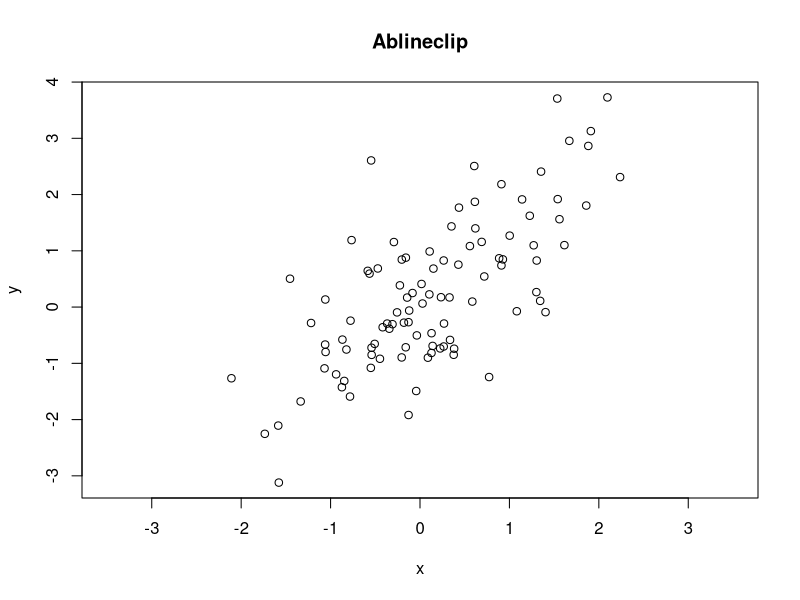

Here is the R script that generated this plot: (Note: this script raises an error after producing the figure.)
# The plotrix demo in roughly alphabetical order
# Press <Enter> to advance through the demo,
# Ctrl-C (Linux) or Esc (Windows) to exit
par(ask=TRUE)
x <- rnorm(100)
y <- x + rnorm(100)
lmfit <- lm(y~x)
plot(x,y,xlim=c(-3.5,3.5),main="Ablineclip")
ablineclip(lmfit,x1=-2,x2=2,lty=2)
ablineclip(h=0,x1=-2,x2=2,lty=3,col="red")
ablineclip(v=0,y1=-2.5,y2=1.5,lty=4,col="green")
testdf<-data.frame(Before=c(10,7,5),During=c(8,6,2),After=c(5,3,4))
rownames(testdf)<-c("Red","Green","Blue")
barp(testdf,main="Test addtable2plot",ylab="Value",
 names.arg=colnames(testdf),col=2:4)
addtable2plot(2,8,testdf,bty="o",display.rownames=TRUE,hlines=TRUE,
 title="The table")
plot(0,xlim=c(1,5),ylim=c(1,5),main="Arctext",xlab="",ylab="",
 type="n")
arctext("bendy like spaghetti",center=c(3,3),col="blue")
arctext("bendy like spaghetti",center=c(3,3),radius=1.5,start=pi,cex=2)
arctext("bendy like spaghetti",center=c(3,3),radius=0.5,
 start=pi/2,stretch=1.2)
plot(3:10,main="Axis break test")
# put a break at the default axis and position
axis.break()
axis.break(2,2.9,style="zigzag")
twogrp<-c(rnorm(10)+4,rnorm(10)+20)
gap.plot(twogrp,gap=c(8,16),xlab="Index",ylab="Group values",
 main="Two separated groups with gap axis break",
 col=c(rep(2,10),rep(3,10)),ytics=c(3,5,18,20))
legend(12,6,c("Low group","High group"),pch=1,col=2:3)
plot(1:10*0.001,1:10*100,axes=FALSE,xlab="",ylab="",main="Axis multipliers")
box()
axis.mult(1,mult=0.001)
axis.mult(2,mult=100)
par(mar=c(5,5,4,2))
happyday<-data.frame(Monday=c(2.3,3.4),Tuesday=c(2.8,3.3),Wednesday=c(3.2,3.1),
Thursday=c(3.6,2.8),Friday=c(4.2,2.6),Saturday=c(4.5,2.9),Sunday=c(4.1,2.8))
happylabels<-c("Utterly dashed","Rather mopey","Indifferent","Somewhat elated",
 "Euphoric")
barp(happyday,names.arg=names(happyday),legend.lab=c("Slaves","Unemployed"),
 legend.pos="e",col=c("#ee7700","#3333ff"),
 main="Test of barp, staxlab and color.legend",
 xlab="Day of week",ylab="Happiness rating",ylim=c(1,5),staxx=TRUE,staxy=TRUE,
 height.at=1:5,height.lab=happylabels,cex.axis=0.9,cylindrical=TRUE,
 shadow=TRUE)
par(mar=c(5,4,4,2))
h1<-table(cut(rnorm(100,4),breaks=seq(0,8,by=2)))
h2<-table(cut(rnorm(100,4),breaks=seq(0,8,by=2)))
h3<-table(cut(rnorm(100,4),breaks=seq(0,8,by=2)))
hmat<-matrix(c(h1,h2,h3),nrow=3,byrow=TRUE)
barp(hmat,names.arg=names(h1),width=0.45,col=2:4,
 main="Multiple histogram using barp",xlab="Bins",ylab="Frequency")
legend(3.8,50,c("h1","h2","h3"),fill=2:4)
x<-rnorm(10)
y<-rnorm(10)
plot(x,y,type="p",main="Boxed.labels")
nums<-c("one","two","three","four","five","six","seven","eight","nine","ten")
boxed.labels(x,y-0.1,nums)
test.df<-data.frame(a=rnorm(80)+4,b=rnorm(80)+4,c=rep(LETTERS[1:4],each=20),
 d=rep(rep(letters[1:4],each=4),5))
bp<-brkdn.plot("a","c","d",test.df,main="Test of brkdn.plot",
 mct="median",md="mad",xlab="Temperature range", ylab="Cognition",
 xaxlab=c("10-15","16-20","21-25","25-30"),pch=1:4,lty=1:4,col=1:4)
es<-emptyspace(bp)
legend(es,legend=c("Sydney","Gosford","Karuah","Brisbane"),pch=1:4,
 col=1:4,lty=1:4,xjust=0.5,yjust=0.5)
testcp<-list("",40)
for(i in 1:40) testcp[[i]]<-rnorm(sample(1:8,1)*50)
segs<-get.segs(testcp)
centipede.plot(segs,main="Centipede plot",vgrid=0)
xy.mat<-cbind(sample(1:10,200,TRUE),sample(1:10,200,TRUE))
clusteredpoints<-
 cluster.overplot(xy.mat,col=rep(c("red","green"),each=100))
plot(clusteredpoints,col=clusteredpoints$col,
 main="Cluster overplot test")
xy.mat<-cbind(sample(1:10,200,TRUE),sample(1:10,200,TRUE))
count.overplot(xy.mat,main="Count overplot test",
 xlab="X values",ylab="Y values")
 par(mar=c(7,4,4,6))
testcol<-color.gradient(c(0,1),0,c(1,0),nslices=5)
col.labels<-c("Cold","Warm","Hot")
color2D.matplot(matrix(rnorm(100),nrow=10),c(1,0),0,c(0,1),
 main="Test color2D.matplot with color.legend")
color.legend(11,6,11.8,9,col.labels,testcol,gradient="y")
color.legend(10.2,2,11,5,col.labels,testcol,align="rb",gradient="y")
color.legend(0.5,-2,3.5,-1.2,col.labels,testcol)
color.legend(7,-1.8,10,-1,col.labels,testcol,align="rb",col=testcol[c(1,3,5)])
par(mar=c(5,4,4,2))
x<-c(0,cumsum(rnorm(99)))
y<-c(0,cumsum(rnorm(99)))
xydist<-sqrt(x*x+y*y)
plot(x,y,main="Random walk plot (color.scale.lines)",xlab="X",ylab="Y",type="n")
color.scale.lines(x,y,c(1,1,0),0,c(0,1,1),colvar=xydist,lwd=2)
boxed.labels(x,y,labels=1:100,border=FALSE,cex=0.5)
testlen<-rnorm(24)*2+5
testpos<-0:23+rnorm(24)/4
clock24.plot(testlen[7:19],testpos[7:19],
 main="Test Clock24 daytime (symbols)",
 point.col="blue",rp.type="s",lwd=3)
par(mar=c(5,4,4,2))
x<-seq(1,100)
y<-sin(x/5)+x/20
clplot(x,y,main="Clplot")
data(mtcars)
mysubset<-mtcars[substr(dimnames(mtcars)[[1]],1,1)=="M",c("mpg","hp","wt","disp")]
diamondplot(mysubset,name="Diamondplot")
plot(1:10, asp = 1,main="Test draw.arc")
draw.arc(5, 5, 1:10/10, deg2 = 1:10*10, col = "blue")
draw.arc(8, 8, 1:10/10, deg2 = 1:10*10, col = 1:10)
plot(1:5,seq(1,10,length=5),type="n",xlab="",ylab="",main="Test draw.circle")
draw.circle(2,2,0.5,border="purple",lty=1,lwd=1)
draw.circle(2.5,8,0.6,border="red",lty=3,lwd=3)
draw.circle(4,3,0.7,border="green",lty=1,lwd=1)
draw.circle(3.5,7,0.8,border="blue",lty=2,lwd=2)
x<-rnorm(10)
y<-rnorm(10)
plot(x,y,main="Find the empty space",xlab="X",ylab="Y")
es<-emptyspace(x,y)
boxed.labels(es,labels="Here is the\nempty space")
iucn.df<-data.frame(area=c("Africa","Asia","Europe","N&C America",
 "S America","Oceania"),threatened=c(5994,7737,1987,4716,5097,2093))
fan.plot(iucn.df$threatened,max.span=pi,
 labels=paste(iucn.df$area,iucn.df$threatened,sep="-"),
 main="Threatened species by geographical area (fan.plot)",ticks=276)
feather.plot(0.6+rnorm(8)/5,seq(0,7*pi/4,by=pi/4),1:8,
 main="Test of feather.plot",xlab="Time",ylab="Value")
plot(1:5,type="n",main="Floating Pie test",xlab="",ylab="",axes=FALSE)
box()
polygon(c(0,0,5.5,5.5),c(0,3,3,0),border="#44aaff",col="#44aaff")
floating.pie(1.7,3,c(2,4,4,2,8),radius=0.5,
 col=c("#ff0000","#80ff00","#00ffff","#44bbff","#8000ff"))
floating.pie(3.1,3,c(1,4,5,2,8),radius=0.5,
 col=c("#ff0000","#80ff00","#00ffff","#44bbff","#8000ff"))
floating.pie(4,1.5,c(3,4,6,7),radius=0.5,
 col=c("#ff0066","#00cc88","#44bbff","#8000ff"))
draw.circle(3.9,2.1,radius=0.04,col="white")
draw.circle(3.9,2.1,radius=0.04,col="white")
draw.circle(3.9,2.1,radius=0.04,col="white")
draw.circle(4,2.3,radius=0.04,col="white")
draw.circle(4.07,2.55,radius=0.04,col="white")
draw.circle(4.03,2.85,radius=0.04,col="white")
text(c(1.7,3.1,4),c(3.7,3.7,3.7),c("Pass","Pass","Fail"))
Ymd.format<-"%Y/%m/%d"
gantt.info<-list(labels=
 c("First task","Second task","Third task","Fourth task","Fifth task"),
 starts=
 as.POSIXct(strptime(
 c("2004/01/01","2004/02/02","2004/03/03","2004/05/05","2004/09/09"),
 format=Ymd.format)),
 ends=
 as.POSIXct(strptime(
 c("2004/03/03","2004/05/05","2004/05/05","2004/08/08","2004/12/12"),
 format=Ymd.format)),
 priorities=c(1,2,3,4,5))
vgridpos<-as.POSIXct(strptime(c("2004/01/01","2004/02/01","2004/03/01",
 "2004/04/01","2004/05/01","2004/06/01","2004/07/01","2004/08/01",
 "2004/09/01","2004/10/01","2004/11/01","2004/12/01"),format=Ymd.format))
vgridlab<-
 c("Jan","Feb","Mar","Apr","May","Jun","Jul","Aug","Sep","Oct","Nov","Dec")
gantt.chart(gantt.info,main="Calendar date Gantt chart (2004)",
 priority.legend=TRUE,vgridpos=vgridpos,vgridlab=vgridlab,hgrid=TRUE)
twogrp<-c(rnorm(10)+4,rnorm(10)+20)
gap.barplot(twogrp,gap=c(8,16),xlab="Index",ytics=c(3,6,17,20),
 ylab="Group values",main="gap.barplot")
twovec<-list(vec1=c(rnorm(30),-6),vec2=c(sample(1:10,40,TRUE),20))
gap.boxplot(twovec,gap=list(top=c(12,18),bottom=c(-5,-3)),
 main="Test gap.boxplot")
twogrp<-c(rnorm(5)+4,rnorm(5)+20,rnorm(5)+5,rnorm(5)+22)
gpcol<-c(2,2,2,2,2,3,3,3,3,3,4,4,4,4,4,5,5,5,5,5)
gap.plot(twogrp,gap=c(8,16),xlab="Index",ylab="Group values",
 main="Test gap.plot",col=gpcol)
plot(0:10,type="n",axes=FALSE,main="gradient.rect")
gradient.rect(1,0,3,6,reds=c(1,0),
 greens=c(seq(0,1,length=10),seq(1,0,length=10)),
 blues=c(0,1),gradient="y")
gradient.rect(4,0,6,6,c(seq(0,1,length=10),rep(1,10)),
 c(rep(1,10),seq(1,0,length=10)),c(0,0),gradient="y")
gradient.rect(7,0,9,6,col=smoothColors("red",38,"blue"),border=NA)
test.df<-data.frame(Age=rnorm(100,25,10),
 Sex=sample(c("M","F"),100,TRUE),
 Marital=sample(c("M","X","S","W"),100,TRUE),
 Employ=sample(c("FT","PT","NO"),100,TRUE))
test.col<-list(Overall="green",Employ=c("purple","orange","brown"),
 Marital=c("#1affd8","#caeecc","#f7b3cc","#94ebff"),Sex=c(2,4))
hierobarp(formula=Age~Sex+Marital+Employ,data=test.df,main="Hierobarp",
 col=test.col,showall=TRUE)
druguse<-matrix(c(sample(c(0,1),200,TRUE),
 sample(c(0,1),200,TRUE),
 sample(c(0,1),200,TRUE),
 sample(c(0,1),200,TRUE)),ncol=4)
colnames(druguse)<-c("Alc","Tob","THC","Amp")
druglist<-makeIntersectList(druguse)
intersectDiagram(druglist)
l <- list(runif(10)*10,1:10,c(1,1,1,1,4,8))
multhist(l,main="Test of multhist")
windagg<-matrix(c(8,0,0,0,0,0,0,0,4,6,2,1,6,3,0,4,2,8,5,3,5,2,1,1,
 5,5,2,4,1,4,1,2,1,2,4,0,3,1,3,1),nrow=5,byrow=TRUE)
oz.windrose(windagg,legend.pos=-27,main="Australian BoM wind rose")
pieval<-c(2,4,6,8)
pielabels<-
 c("We hate\n pies","We oppose\n  pies","We don't\n  care","We just love pies")
pie3D(pieval,radius=0.9,labels=pielabels,explode=0.1,main="3D PIE OPINIONS")
sex<-sample(c("M","F"),100,TRUE)
hair<-sample(c("Blond","Black","Brown","Red"),100,TRUE)
eye<-sample(c("Blue","Black","Brown","Green"),100,TRUE)
charac<-data.frame(sex=sex,hair=hair,eye=eye)
characlist<-makeDendrite(charac)
plot.dendrite(characlist,names(charac),
 main="Dendrogram of sex, hair and eye color",cex=0.8)
qnt<-rpois(365,2)
qtdates<-seq(as.Date("2007-01-01"),as.Date("2007-12-31"),by=1)
qnt[c(30,60,90,120,150,180,210,240,270,300,330,360)]<-rep(8,length.out=12)
qt.plot(qnt,as.numeric(qtdates),xlab="Number of days interval",
ylab="Standard drinks per session",main="Test qt.plot")
posmat<-matrix(sample(2:9,30,TRUE),nrow=3)
radial.plot(posmat,labels=paste("X",1:10,sep=""),rp.type="p",
 main="Spiderweb plot (radial.plot)",line.col=2:4,show.grid=FALSE,lwd=1:3,
 radial.lim=c(0,10))
x <- runif(20)
y <- runif(20)
revaxis(x,y,yside=4,main="Test revaxis")
x <- c(0.1,0.1,0.1,0.1,0.1,0.2,0.2,0.2,0.2,0.3,0.3)
y <- c( 1,  1,  1,  1,  2,  2,  2,  3,  3,  4,  5 )
plot(x,y)
sizeplot(x,y,main="sizeplot")
cat1<-sample(c("None","Low","Medium","High"),40,TRUE)
cat2<-sample(c("None","Low","Medium","High"),40,TRUE)
cat3<-sample(c("None","Low","Medium","High"),40,TRUE)
hcats<-data.frame(cat1,cat2,cat3)
bhcol<-list(c("#ff8080","#dddd80","#80ff80","#8080ff"),
 c("red","green","lightblue","yellow"),
 c("#ffffff","#bbbbbb","#999999","#666666"))
sizetree(hcats,col=bhcol,main="Hierarchical count chart")
soils.sw.percent<-data.frame(
 Sand=c(67,67,66,67,36,25,24,59,27,9,8,8,20,
 45,50,56,34,29,39,41,94,98,97,93,96,99),
 Silt=c(17,16,9,8,39,48,54,27,46,70,68,68,66,
 34,30,24,48,53,46,48,2,2,2,4,1,1),
 Clay=c(16,17,25,25,25,27,22,14,27,21,24,24,
 14,21,20,20,18,18,15,11,4,0,1,3,3,0))
soils.sw.cols <- c(1, 1, 1, 1, 2, 2, 2, 2, 2, 3, 3,
 3, 3, 4, 4, 4, 5, 5, 5, 5, 6, 6, 6, 6, 6, 6)
soils.sw.names <- c("Ardington","Astrop","Atrim",
 "Banbury","Beacon","Beckfoot")
soil.texture.uk(soils.sw.percent,
 main = "Ternary Diagram for Some Soils from South West England",
 col.lines = "black", col.names = "black", show.grid = TRUE,
 col.grid = "blue", lty.grid = 2,  pch = 16, cex = 1.0,
 col.symbols = soils.sw.cols, h1 = NA, h3 = NA, t1 = NA,
 t3 = NA , lwduk = 2, xpos = NA, ypos = NA,
 snames = NA, cexuk = 1.1)
legend("topleft", legend = soils.sw.names, col = 1:max(soils.sw.cols),
 pch = 16, cex = 1.1, title = "Location", bty = "n")
fpkids<-data.frame(Food=c("Fatty/sugary","Fruit","Starchy","Meat",
 "Proc.meat","Eggs","Fish","Dairy","Vegetables"),
 Female=c(4.21,4.22,3.98,3.57,3.55,3.46,3.34,3.26,3.13),
 Male=c(4.35,4.13,4.02,3.9,3.81,3.64,3.45,3.27,2.96))
plot(rep(1,9),fpkids$Female,xlim=c(0.8,2.2),
 ylim=range(c(fpkids$Female,fpkids$Male)),xlab="Sex",xaxt="n",
 ylab="Mean preference rating",main="Children's food preferences by sex",
 col="red")
axis(1,at=1:2,labels=c("Female","Male"))
points(rep(2,9),fpkids$Male,col="blue",pch=2)
spread.labels(rep(1:2,each=9),c(fpkids$Female,fpkids$Male),
 fpkids$Food,between=TRUE,linecol=c("red","blue"))
testx<-matrix(abs(rnorm(100)),nrow=10)
stackpoly(matrix(cumsum(testx),nrow=10),main="Test Stackpoly I",
 xaxlab=c("One","Two","Three","Four","Five",
 "Six","Seven","Eight","Nine","Ten"),border="black",staxx=TRUE)
sample_size<-c(500,-72,428,-94,334,-45,289)
totals<-c(TRUE,FALSE,TRUE,FALSE,TRUE,FALSE,TRUE)
labels<-c("Contact list","Uncontactable","","Declined","","Ineligible",
 "Final sample")
staircase.plot(sample_size,totals,labels,
 main="Acquisition of the sample (staircase.plot)",
 total.col="gray",inc.col=2:4,bg.col="#eeeebb",direction="s")
x<-rnorm(20)
y<-rnorm(20)
xlim<-range(x)
xspace<-(xlim[2]-xlim[1])/20
xlim<-c(xlim[1]-xspace,xlim[2]+xspace)
ylim<-range(y)
yspace<-(ylim[2]-ylim[1])/20
ylim<-c(ylim[1]-yspace,ylim[2]+yspace)
plotlabels<-
 c("one","two","three","four","five","six","seven","eight","nine","ten",
 "eleven","twelve","thirteen","fourteen","fifteen","sixteen","seventeen",
 "eighteen","nineteen","twenty")
plot(x=x,y=y,xlim=xlim,ylim=ylim,main="Test thigmophobe.labels")
thigmophobe.labels(x,y,plotlabels,col=c(2:6,8:12))
data(soils)
triax.return<-triax.plot(soils[1:6,],main="Test triax.plot",
 show.grid=TRUE,show.legend=TRUE,col.symbols=1:6,pch=4)
par(triax.return$oldpar)
twoord.plot(2:10,seq(3,7,by=0.5)+rnorm(9),
 1:15,rev(60:74)+rnorm(15),xlab="Sequence",
 ylab="Ascending values",rylab="Descending values")
tab.title("Test of twoord.plot and tab.title",tab.col="yellow",radius=0.5)
o<-matrix(rep(pi*seq(0.1,0.8,by=0.1),7),ncol=8,byrow=TRUE)
m<-matrix(rnorm(56)+4,ncol=8,byrow=TRUE)
plot(0,xlim=c(0.7,8.3),ylim=c(0.7,7.3),type="n",
 main="Test vector.field with lengthKey")
vectorField(o,m,vecspec="rad")
lengthKey(0.3,-0.5,c(0,5,10),0.24)
zoomInPlot(rnorm(100),rnorm(100),rxlim=c(-1,1),rylim=c(-1,1),
 zoomtitle="Zoom In Plot")
par(ask=FALSE)
